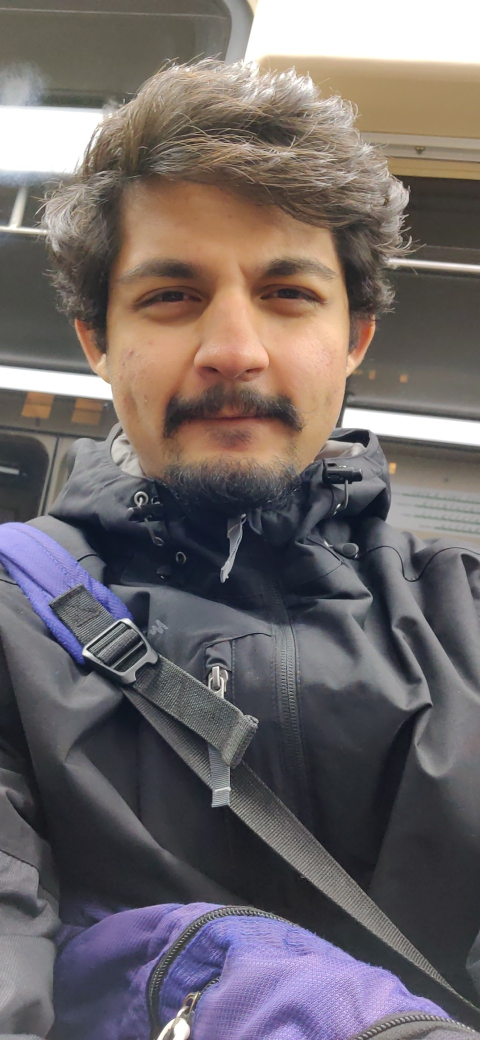
#> input picture face.jpg, 960 x 2080 px, found by its file name (shown at 1/2 size)
$ python HW1.py
#> lines starting #> are read from the running program, lines starting #| are printed output that depends on the picture
import cv2 as cv
import numpy as np

image = cv.imread("C:/Users/Shoum/Desktop/face.jpg")
#> image is the input picture: shape (2080, 960, 3); mean B, G, R 104.5, 104.1, 111.9

window="image"
width = int(image.shape[1] * 20 / 100)
#> width = 192
height = int(image.shape[0] * 20 / 100)
#> height = 416
dim = (width, height)
#> dim = (192, 416)
resized = cv.resize(image, dim, interpolation = cv.INTER_AREA)
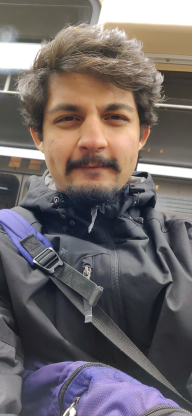
#> resized: shape (416, 192, 3); mean B, G, R 104.5, 104.1, 111.9
#cv.imshow(window,resized)
#cv.imwrite("Resized.jpg",resized)


#Greyscale

grey = np.mean(resized,axis=2)
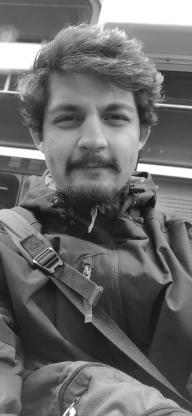
#> grey: shape (416, 192) float64; min 20, max 255, mean 106.8
#cv.imwrite("grey.jpg",grey)


#Transpose Image

transpose = resized.transpose(1,0,2)
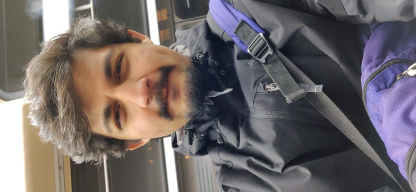
#> transpose: shape (192, 416, 3); mean B, G, R 104.5, 104.1, 111.9
#cv.imwrite("Transpose_left.jpg",transpose)


#Transpose_right
transpose_right = np.fliplr(transpose)
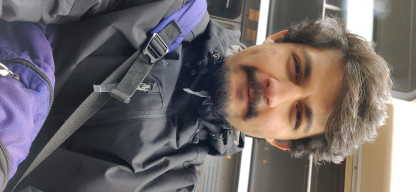
#> transpose_right: shape (192, 416, 3); mean B, G, R 104.5, 104.1, 111.9
#cv.imwrite("Transpose_right.jpg",transpose_right)


#Flip
b = resized
flip = np.zeros(resized.shape)
for i in range(resized.shape[1]):
    flip[:,i,:] = b[:,b.shape[1]-i-1,:]
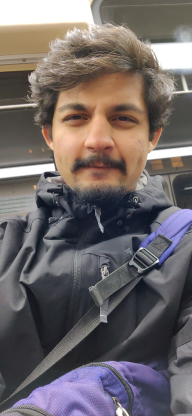
#> flip: shape (416, 192, 3) float64; mean B, G, R 104.5, 104.1, 111.9


cv.imwrite("flip.jpg",flip)
cv.waitKey(0)
cv.destroyAllWindows()


#tint
tinted = resized
resized[:,:,0]=0
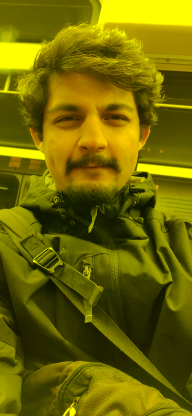
#> resized: shape (416, 192, 3); mean B, G, R 0, 104.1, 111.9
cv.imwrite("Tint.jpg",tinted)


cv.waitKey(0)
cv.destroyAllWindows()
